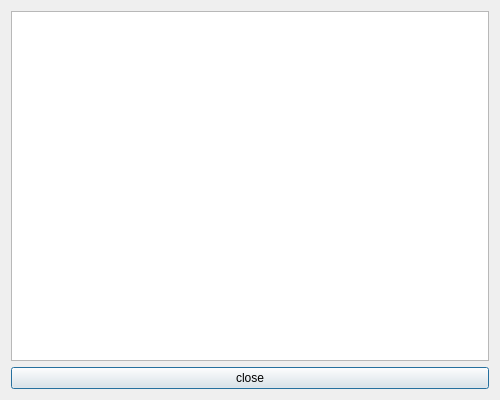
<ui version="4.0" >
 <class>logViewerDialog</class>
 <widget class="QDialog" name="logViewerDialog" >
  <property name="geometry" >
   <rect>
    <x>0</x>
    <y>0</y>
    <width>500</width>
    <height>400</height>
   </rect>
  </property>
  <property name="windowTitle" >
   <string>Dialog</string>
  </property>
  <layout class="QGridLayout" name="gridLayout" >
   <item row="0" column="0" >
    <widget class="QTextEdit" name="browser" />
   </item>
   <item row="1" column="0" >
    <widget class="QPushButton" name="pushButton" >
     <property name="text" >
      <string>close</string>
     </property>
    </widget>
   </item>
  </layout>
 </widget>
 <resources/>
 <connections/>
</ui>
